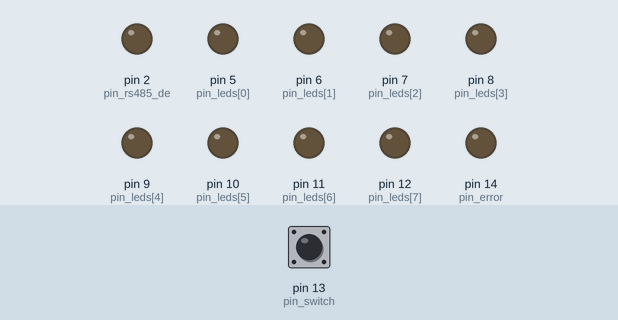
Bench run of a program on a simulated Arduino Uno, built with avr-gcc and run on an emulated ATmega328P. Parts: output pins drawn as LEDs (lit = HIGH). Dashed ring = blinking. Inputs (shaded band) come from the test bench; at power-on: pin 13 (pin_switch) HIGH. Random numbers use the default seed unless the program sets one.

Above: at 5.2 s.
5.3 s: pin 13 (pin_switch) pulled LOW for 1 s
At 6.2 s:
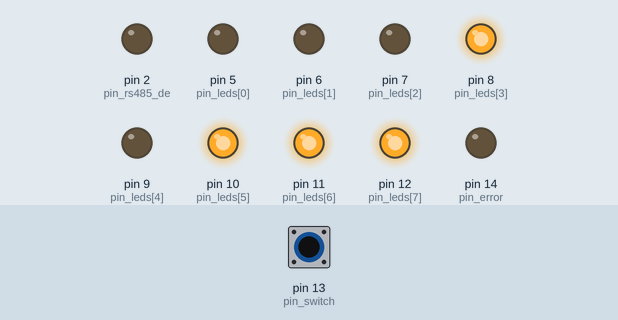
8.3 s: pin 13 (pin_switch) pulled LOW for 0.15 s
At 9.2 s:
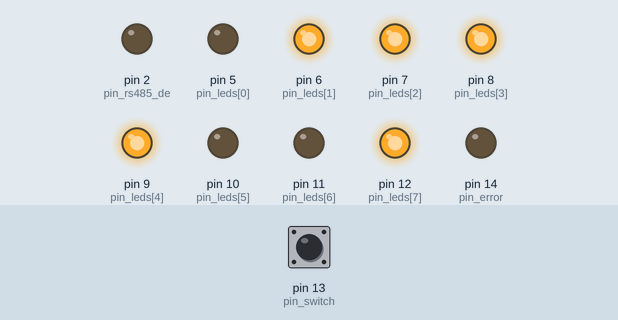
10.8 s: pin 13 (pin_switch) pulled LOW for 0.15 s
At 11.7 s:
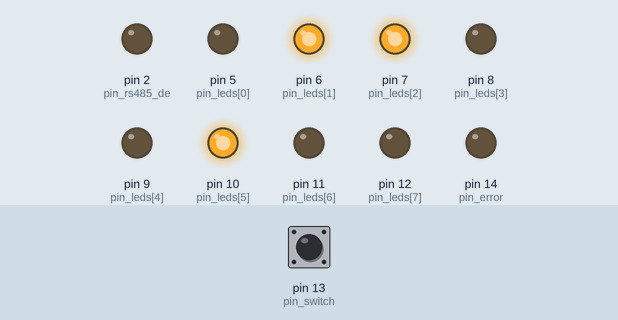
13.3 s: pin 13 (pin_switch) pulled LOW for 3.2 s
At 14.2 s:
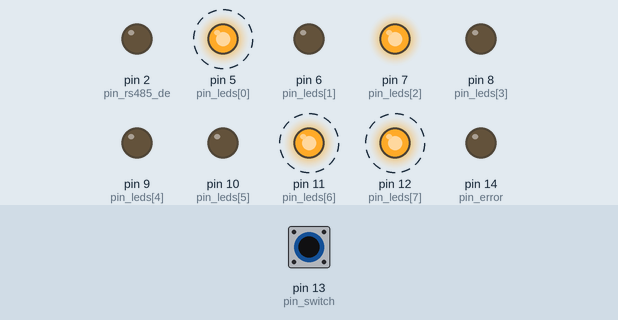
18.0 s: pin 13 (pin_switch) pulled LOW for 0.15 s
At 18.9 s:
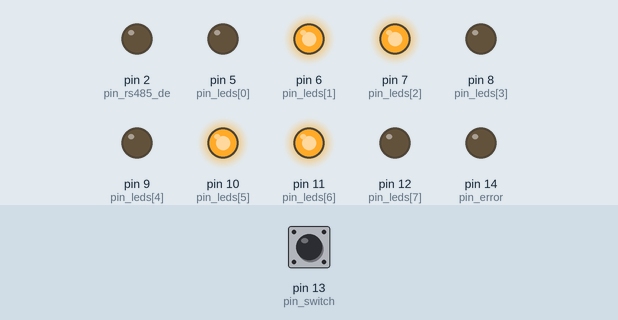
20.5 s: pin 13 (pin_switch) pulled LOW for 1 s
At 21.4 s:
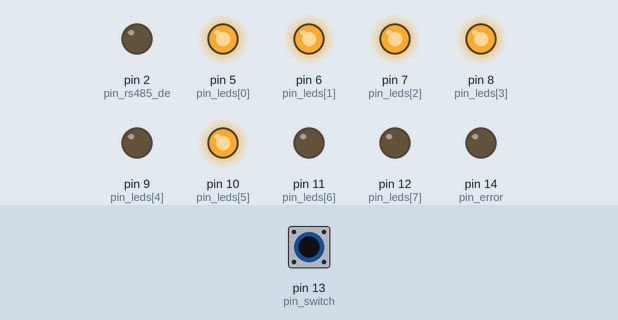
Timing chart, 0 to 23.5 s (numbered marks = the images above; inputs shaded):
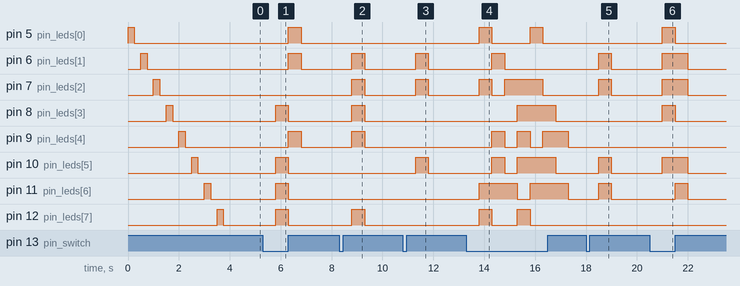

Measured:
- after the input at 5.3 s, pin 5 (pin_leds[0]), pin 6 (pin_leds[1]), pin 9 (pin_leds[4]): LOW → HIGH after 1.0 s, → LOW 0.50 s later; pin 8 (pin_leds[3]), pin 10 (pin_leds[5]), pin 11 (pin_leds[6]), pin 12 (pin_leds[7]): LOW → HIGH after 0.50 s, → LOW 0.50 s later
- after the input at 8.3 s, pin 6 (pin_leds[1]), pin 7 (pin_leds[2]), pin 8 (pin_leds[3]), pin 9 (pin_leds[4]), pin 12 (pin_leds[7]): LOW → HIGH after 0.50 s, → LOW 0.50 s later
- after the input at 10.8 s, pin 6 (pin_leds[1]), pin 7 (pin_leds[2]), pin 10 (pin_leds[5]): LOW → HIGH after 0.50 s, → LOW 0.50 s later
- after the input at 13.3 s, pin 5 (pin_leds[0]): alternates HIGH for 0.50 s and LOW for 1.5 s, starting after 0.50 s; pin 6 (pin_leds[1]): LOW → HIGH after 1.0 s, → LOW 0.50 s later
- after the input at 18.0 s, pin 6 (pin_leds[1]), pin 7 (pin_leds[2]), pin 10 (pin_leds[5]), pin 11 (pin_leds[6]): LOW → HIGH after 0.50 s, → LOW 0.50 s later
- after the input at 20.5 s, pin 5 (pin_leds[0]), pin 8 (pin_leds[3]): LOW → HIGH after 0.50 s, → LOW 0.50 s later; pin 6 (pin_leds[1]), pin 7 (pin_leds[2]), pin 10 (pin_leds[5]): LOW → HIGH after 0.50 s, → LOW 1.0 s later; pin 11 (pin_leds[6]): LOW → HIGH after 1.0 s, → LOW 0.50 s later

The program:

main.cpp
```cpp
#include <Arduino.h>

#define CROSS_B // define CROSS_A or CROSS_B

#define pin_rs485_de 2

// baud rate 9600 19200 38400 57600 76800 115200
// Hardware serial on pins 0(RX)/1(TX) — much more reliable than SoftwareSerial at high baud rates
// 76800 has only 0.16% error on 16MHz vs 2.1% for 57600
#define com_baud 76800
#define rs485Serial Serial

#ifdef CROSS_A
#define unit_id 1
#define led_shift 0
#else
#define unit_id 2
#define led_shift 8
#endif

const int pin_led_user = LED_BUILTIN;
// output pin for controlling LEDs (4 blues, 4 green)
const int pin_leds[8] = {5, 6, 7, 8, 9, 10, 11, 12};
const int pin_switch = 13;
const int pin_error = 14;

bool ledOn = false;
volatile bool tick = false;

#define register_led 0 // register used to change the state of the leds
uint8_t led_state = 0;
uint8_t new_state = 0;

unsigned long lastUpdate;
unsigned long updateInterval = 500;
unsigned long currentMillis = 0;

byte crc8(byte *data, byte len) {
  byte crc = 0x00;
  for (byte i = 0; i < len; i++) {
    crc ^= data[i];
    for (byte j = 0; j < 8; j++) {
      if (crc & 0x80)
        crc = (crc << 1) ^ 0x07;
      else
        crc <<= 1;
    }
  }
  return crc;
}

void setup()
{
	pinMode(pin_switch, INPUT_PULLUP);
	pinMode(pin_error, OUTPUT);
	digitalWrite(pin_error, LOW);
	pinMode(pin_rs485_de, OUTPUT);
	digitalWrite(pin_rs485_de, LOW);
	// 1 start, 2 stop, no parity, eight bits
	rs485Serial.begin(com_baud, SERIAL_8N2);

	// Configure and check outputs LEDs
	for(int i=0; i<8; i++){
		int pin = pin_leds[i];
		pinMode(pin, OUTPUT);
		digitalWrite(pin, HIGH);
		delay(250);
		digitalWrite(pin, LOW);
		delay(250);
	}

	// Configure TIMER 1 for interrupts
	cli();						// Disable interrupts while configuring
	// CTC Mode with Timer 1 (keeping millis intact, use timer0)
	TCCR1A = 0; 				// Clear control register A
  	TCCR1B = (1 << WGM12);       // CTC mode (OCR1A as TOP)
	// prescaler = 1024 (CS12+CS10)
    TCCR1B |=  (1 << CS12) | (1 << CS10);
	TCNT1  = 0;                 // Reset counter
	// OCR1A = (F_CPU / (Prescaler × Frequency)) - 1
	// F_CPU = 16MHz
  	OCR1A = 7811;               // Fires every 500ms at 16MHz
  	TIMSK1 = (1 << OCIE1A);     // Enable compare match interrupt
  	sei();						// Re-enable interrupts
}

void update_leds(uint8_t new_state) {
	uint8_t state = new_state;
	if (new_state != led_state) {
		led_state = new_state;
		for (int i = 0; i < 8; i++) {
			uint8_t value = (new_state & 0x01) == 1 ? HIGH : LOW;
			digitalWrite(pin_leds[i], value);
			new_state = new_state >> 1;
		}
	}
	lastUpdate = millis();
	if(state == 0){
		ledOn = false;
	}else{
		ledOn = true;
	}
}

// interruption shutdown led
SIGNAL(TIMER1_COMPA_vect)
{
	tick = true;
}

int count_set_bits(unsigned int num)
{
	int count = 0;
	while (num) {
		count += num & 1; // Add the least significant bit
		num >>= 1; // Right shift the number
	}
	return count;
}

void loop()
{
	static enum {WAIT_START, BYTE1, BYTE2, CRC, WAIT_END} state = WAIT_START;
	static byte data1, data2, received_crc;
	if(digitalRead(pin_switch) == LOW){
		// random mode
		delay(500);
		int count = 0;
		do{
			new_state = random(0, 255);
			count = count_set_bits(new_state);
		}while(count>5);
		update_leds(new_state);
	}else{
		if (rs485Serial.available()) {
		    byte b = rs485Serial.read();

		    switch (state) {
		      case WAIT_START:
		        if (b == 0xAA) state = BYTE1;
		        break;
		      case BYTE1:
		        data1 = b;
		        state = BYTE2;
		        break;
		      case BYTE2:
		        data2 = b;
		        state = CRC;
		        break;
		      case CRC:
		    	received_crc = b;
		    	state = WAIT_END;
		    	break;
		      case WAIT_END:
		        if (b == 0x55) {
		        	byte buf[2] = {data1, data2};
		        	byte calc_crc = crc8(buf, 2);
		        	if (calc_crc == received_crc) {
						// data ok
						if(unit_id == 1){
							new_state = (uint8_t) data1;
						}else{
							new_state = (uint8_t) data2;
						}
						update_leds(new_state);
						digitalWrite(pin_error, LOW);
		        	} else {
		        		// "CRC invalid"
						digitalWrite(pin_error, HIGH);
		        	}
		        } else {
		        	// "stop byte invalid"
					digitalWrite(pin_error, HIGH);
		        }
		        state = WAIT_START;
		        break;
		    }
		}

		if(tick && ledOn){
			currentMillis = millis();
			if((currentMillis - lastUpdate) > updateInterval)  // time to update
			{
				update_leds(0);
			}
		}
	}
}
```
